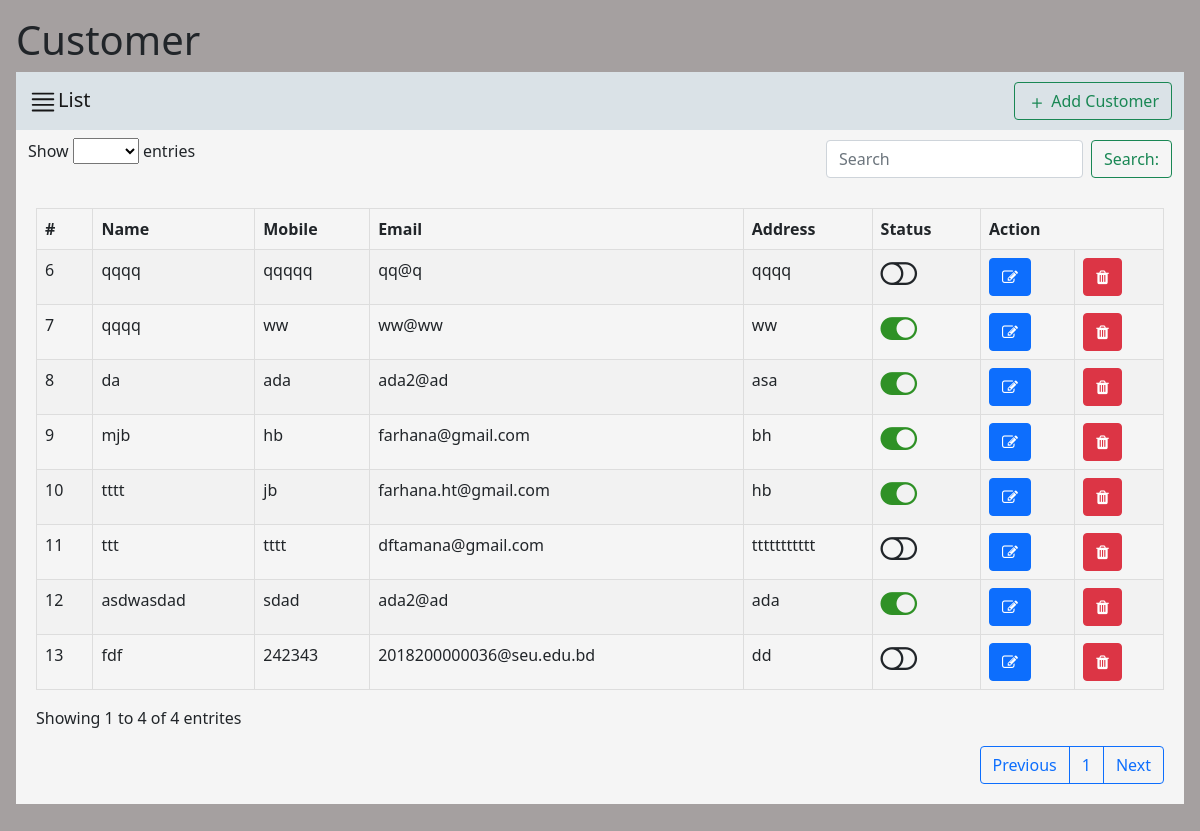
Screenshot of /list_customer.php with the database file from the repository.
### tables this page shows
CREATE TABLE `customer` (
  `id` int(11) NOT NULL,
  `name` varchar(255) NOT NULL,
  `mobile` varchar(255) NOT NULL,
  `email` varchar(255) NOT NULL,
  `address` varchar(255) NOT NULL,
  `status` enum('Active','Inactive') NOT NULL DEFAULT 'Active',
  `created_at` timestamp NOT NULL DEFAULT current_timestamp(),
  `updated_at` timestamp NOT NULL DEFAULT current_timestamp() ON UPDATE current_timestamp()
);

### list_customer.php (the view, shortened to what this page needs)
<!DOCTYPE html>
<html lang="en">
<head>
    <link href="https://cdn.jsdelivr.net/npm/bootstrap@5.1.3/dist/css/bootstrap.min.css" rel="stylesheet"
>
    <link rel="stylesheet" href="https://cdnjs.cloudflare.com/ajax/libs/font-awesome/4.7.0/css/font-awesome.min.css"
 />
</head>
<body>
    <div class="m-3">
        <h1>Customer</h1>
        <nav class="navbar navbar-light " style="background-color: #dae2e7;">
            <div class="container-fluid">
                <a class=" navbar-brand ">List</a>
                <form class="d-flex">
                    <button onclick="location.href='Customer.html'" class="btn btn-outline-success" type="button"><svg xmlns="http://www.w3.org/2000/svg"
                            width="20" height="20" fill="currentColor" class="bi bi-plus" viewBox="0 0 16 16">
                            <path
                                d="M8 4a.5.5 0 0 1 .5.5v3h3a.5.5 0 0 1 0 1h-3v3a.5.5 0 0 1-1 0v-3h-3a.5.5 0 0 1 0-1h3v-3A.5.5 0 0 1 8 4z" />
                        </svg> Add Customer</button>
                </form>
            </div>
        </nav>
        <nav class="navbar navbar-light" style="background-color: whitesmoke;">
            <div class="container-fluid">
                <label for="Status">Show
                    <select class="mb-3" aria-label=".form-select-lg example">
                        <option selected></option>
                        <option value="1">One</option>
                    </select>
                    entries
                </label>
                <form class="d-flex">
                    <input class="form-control me-2" type="search" placeholder="Search" aria-label="Search">
                    <button class="btn btn-outline-success" type="submit">Search:</button>
                </form>
            </div>
        </nav>
        <div class="row">
            <div class="col">
                <div class="div1 mb-3">
                    <form>
                        <div>
                            <table class="table">
                                <tr>
                                    <th scope="col">#</th>
                                    <th scope="col">Name</th>
                                    <th scope="col">Mobile</th>
                                    <th scope="col">Email</th>
                                    <th scope="col">Address</th>
                                    <th scope="col">Status</th>
                                    <th colspan="2" scope="col">Action</th>
                                </tr>
                                <?php
                                $servername = "localhost";
                                $username = "root";
                                $password = "";
                                $dbname= "inventory_management";
                                $conn = new mysqli($servername, $username, $password, $dbname);
                                $sql = "SELECT * FROM customer";
                                $result = mysqli_query($conn, $sql);
                                if (mysqli_num_rows($result) > 0) {
                                   while($row = mysqli_fetch_assoc($result)) {
                                    ?>
                                <tr>
                                    <td>
                                        <?php  echo  $row["id"] ?>
                                    </td>
                                    <td>
                                        <?php  echo  $row["name"] ?>
                                    </td>
                                    <td>
                                        <?php  echo  $row["mobile"] ?>
                                    </td>
                                   <td>
                                        <?php  echo  $row["email"] ?>
                                    </td>
                                    <td>
                                        <?php  echo  $row["address"] ?>
                                    </td>
                                    <td>
                                        <?php
                                        if($row['status']=="Active") { ?>
                                            <i style="color: rgb(47, 145, 38);" class="fa fa-toggle-on fa-2x " aria-hidden="true"></i>
                                        <?php } else {?>
                                            <i class="fa fa-toggle-off fa-2x " aria-hidden="true"></i>
                                        <?php }?>
                                    </td>
                                    <td><button onclick=" location.href='update_customer.html?id=<?= $row["id"] ?> '" type="button" class="btn btn-primary" data-bs-toggle="tooltip" title="Update"><i class="fa fa-edit" aria-hidden="true"></i></button> </td>
                                    <td><a onclick="deleteRow(<?= $row['id'] ?>)" type="button" class="btn btn-danger" data-bs-toggle="tooltip" title="Delete"><i class="fa fa-trash" aria-hidden="true"></i></a> </td>
                                </tr>
                                <?php
                                  }
                                } else {
                                  echo "0 results";
                                }
                                ?>
                            </table>
                            <label for="Status">Showing 1 to 4 of 4 entrites </label>
                            <div class="mt-3 text-end">
                                <div class="btn-group" role="group" aria-label="Basic outlined example">
                                    <button type="button" class="btn btn-outline-primary">Previous</button>
                                    <button type="button" class="btn btn-outline-primary">1</button>
                                    <button type="button" class="btn btn-outline-primary">Next</button>
                                </div>
                            </div>
                        </div>
                    </form>
                </div>
            </div>
        </div>
    </div>
</body>
</html>

### list_customer.php (style rules this page uses)
td, th { border: 1px solid #ddd; padding: 8px; }
tr:nth-child(even) { background-color: #f2f2f2; }
body { background-color: rgb(165, 160, 160); ; }
.div1 { background-color: whitesmoke; margin-right: 0px; padding: 20px; }

### rows the page displays
customer: id "6", name "qqqq", mobile "qqqqq", email "qq@q", address "qqqq"
customer: id "7", name "qqqq", mobile "ww", email "ww@ww", address "ww", status "Active" (drawn)
customer: id "8", name "da", mobile "ada", email "ada2@ad", address "asa", status "Active" (drawn)
customer: id "9", name "mjb", mobile "hb", email "farhana@gmail.com", address "bh", status "Active" (drawn)
customer: id "10", name "tttt", mobile "jb", email "farhana.ht@gmail.com", address "hb", status "Active" (drawn)
customer: id "11", name "ttt", mobile "tttt", email "dftamana@gmail.com", address "ttttttttttt"
customer: id "12", name "asdwasdad", mobile "sdad", email "ada2@ad", address "ada", status "Active" (drawn)
customer: id "13", name "fdf", mobile "242343", email "2018200000036@seu.edu.bd", address "dd"
